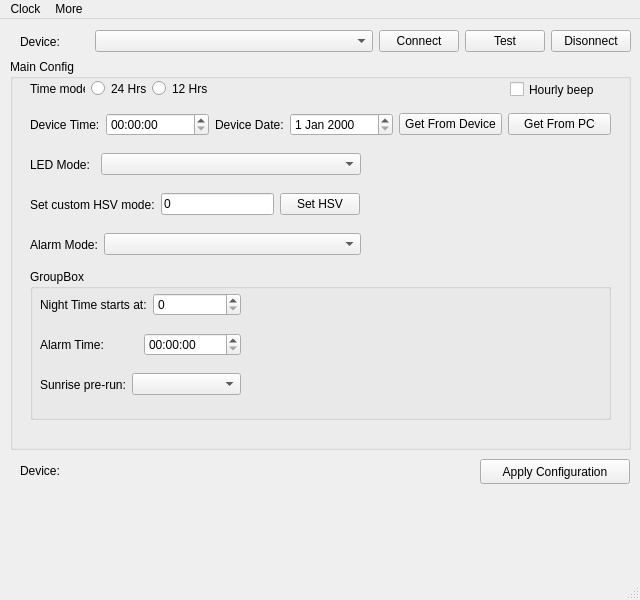
<?xml version="1.0" encoding="UTF-8"?>
<ui version="4.0">
 <class>MainWindow</class>
 <widget class="QMainWindow" name="MainWindow">
  <property name="enabled">
   <bool>true</bool>
  </property>
  <property name="geometry">
   <rect>
    <x>0</x>
    <y>0</y>
    <width>640</width>
    <height>600</height>
   </rect>
  </property>
  <property name="windowTitle">
   <string>cuteClock Manager</string>
  </property>
  <widget class="QWidget" name="centralwidget">
   <widget class="QGroupBox" name="mainConfig">
    <property name="geometry">
     <rect>
      <x>10</x>
      <y>40</y>
      <width>621</width>
      <height>391</height>
     </rect>
    </property>
    <property name="title">
     <string>Main Config</string>
    </property>
    <widget class="QGroupBox" name="groupBox">
     <property name="geometry">
      <rect>
       <x>20</x>
       <y>210</y>
       <width>581</width>
       <height>151</height>
      </rect>
     </property>
     <property name="title">
      <string>GroupBox</string>
     </property>
     <widget class="QWidget" name="layoutWidget_2">
      <property name="geometry">
       <rect>
        <x>10</x>
        <y>100</y>
        <width>201</width>
        <height>31</height>
       </rect>
      </property>
      <layout class="QHBoxLayout" name="horizontalLayout_9" stretch="20,80">
       <item>
        <widget class="QLabel" name="label_sunriseprerun">
         <property name="text">
          <string>Sunrise pre-run:</string>
         </property>
        </widget>
       </item>
       <item>
        <widget class="QComboBox" name="comboBox_sunriseprerun"/>
       </item>
      </layout>
     </widget>
     <widget class="QWidget" name="layoutWidget">
      <property name="geometry">
       <rect>
        <x>10</x>
        <y>20</y>
        <width>201</width>
        <height>31</height>
       </rect>
      </property>
      <layout class="QHBoxLayout" name="horizontalLayout_7">
       <item>
        <widget class="QLabel" name="label_devnighttime">
         <property name="text">
          <string>Night Time starts at:</string>
         </property>
        </widget>
       </item>
       <item>
        <widget class="QSpinBox" name="spinBox"/>
       </item>
      </layout>
     </widget>
     <widget class="QWidget" name="layoutWidget">
      <property name="geometry">
       <rect>
        <x>10</x>
        <y>60</y>
        <width>201</width>
        <height>31</height>
       </rect>
      </property>
      <layout class="QHBoxLayout" name="horizontalLayout_8">
       <item>
        <widget class="QLabel" name="label_alarmtime">
         <property name="text">
          <string>Alarm Time:</string>
         </property>
        </widget>
       </item>
       <item>
        <widget class="QTimeEdit" name="timeEdit_2"/>
       </item>
      </layout>
     </widget>
    </widget>
    <widget class="QCheckBox" name="checkBox">
     <property name="geometry">
      <rect>
       <x>500</x>
       <y>20</y>
       <width>101</width>
       <height>21</height>
      </rect>
     </property>
     <property name="text">
      <string>Hourly beep</string>
     </property>
    </widget>
    <widget class="QWidget" name="layoutWidget">
     <property name="geometry">
      <rect>
       <x>20</x>
       <y>170</y>
       <width>331</width>
       <height>31</height>
      </rect>
     </property>
     <layout class="QHBoxLayout" name="horizontalLayout_6" stretch="20,80">
      <item>
       <widget class="QLabel" name="label_alarmMode">
        <property name="text">
         <string>Alarm Mode:</string>
        </property>
       </widget>
      </item>
      <item>
       <widget class="QComboBox" name="comboBox_alarmmode"/>
      </item>
     </layout>
    </widget>
    <widget class="QWidget" name="layoutWidget">
     <property name="geometry">
      <rect>
       <x>20</x>
       <y>20</y>
       <width>177</width>
       <height>19</height>
      </rect>
     </property>
     <layout class="QHBoxLayout" name="horizontalLayout">
      <item>
       <widget class="QLabel" name="label_time_mode">
        <property name="text">
         <string>Time mode:</string>
        </property>
       </widget>
      </item>
      <item>
       <widget class="QRadioButton" name="radio_time_mode_24">
        <property name="text">
         <string>24 Hrs</string>
        </property>
       </widget>
      </item>
      <item>
       <widget class="QRadioButton" name="radio_time_mode_12">
        <property name="text">
         <string>12 Hrs</string>
        </property>
       </widget>
      </item>
     </layout>
    </widget>
    <widget class="QWidget" name="layoutWidget">
     <property name="geometry">
      <rect>
       <x>20</x>
       <y>90</y>
       <width>331</width>
       <height>31</height>
      </rect>
     </property>
     <layout class="QHBoxLayout" name="horizontalLayout_2" stretch="20,80">
      <item>
       <widget class="QLabel" name="label_ledMode">
        <property name="text">
         <string>LED Mode:</string>
        </property>
       </widget>
      </item>
      <item>
       <widget class="QComboBox" name="comboBox_ledmode"/>
      </item>
     </layout>
    </widget>
    <widget class="QWidget" name="layoutWidget">
     <property name="geometry">
      <rect>
       <x>20</x>
       <y>50</y>
       <width>581</width>
       <height>31</height>
      </rect>
     </property>
     <layout class="QHBoxLayout" name="horizontalLayout_3" stretch="10,20,10,20,20,20">
      <item>
       <widget class="QLabel" name="label_devtime">
        <property name="text">
         <string>Device Time:</string>
        </property>
       </widget>
      </item>
      <item>
       <widget class="QTimeEdit" name="timeEdit"/>
      </item>
      <item>
       <widget class="QLabel" name="label_devdate">
        <property name="text">
         <string>Device Date:</string>
        </property>
       </widget>
      </item>
      <item>
       <widget class="QDateEdit" name="dateEdit"/>
      </item>
      <item>
       <widget class="QPushButton" name="button_getFromDevice">
        <property name="text">
         <string>Get From Device</string>
        </property>
       </widget>
      </item>
      <item>
       <widget class="QPushButton" name="button_getFromPc">
        <property name="text">
         <string>Get From PC</string>
        </property>
       </widget>
      </item>
     </layout>
    </widget>
    <widget class="QWidget" name="layoutWidget">
     <property name="geometry">
      <rect>
       <x>20</x>
       <y>130</y>
       <width>330</width>
       <height>31</height>
      </rect>
     </property>
     <layout class="QHBoxLayout" name="horizontalLayout_5">
      <item>
       <widget class="QLabel" name="label_sethsv">
        <property name="text">
         <string>Set custom HSV mode:</string>
        </property>
       </widget>
      </item>
      <item>
       <widget class="QLineEdit" name="lineEditHsv">
        <property name="text">
         <string>0</string>
        </property>
       </widget>
      </item>
      <item>
       <widget class="QPushButton" name="buttonCustomHsv">
        <property name="text">
         <string>Set HSV</string>
        </property>
       </widget>
      </item>
     </layout>
    </widget>
   </widget>
   <widget class="QLabel" name="deviceInfo">
    <property name="geometry">
     <rect>
      <x>20</x>
      <y>440</y>
      <width>204</width>
      <height>23</height>
     </rect>
    </property>
    <property name="text">
     <string>Device:</string>
    </property>
   </widget>
   <widget class="QPushButton" name="button_apply">
        <property name="text">
         <string>Apply Configuration</string>
        </property>
        <property name="geometry">
     <rect>
      <x>480</x>
      <y>440</y>
      <width>150</width>
      <height>25</height>
     </rect>
    </property>
       </widget>
   <widget class="QWidget" name="layoutWidget">
    <property name="geometry">
     <rect>
      <x>20</x>
      <y>10</y>
      <width>611</width>
      <height>25</height>
     </rect>
    </property>
    <layout class="QHBoxLayout" name="horizontalLayout_4" stretch="10,40,10,0,10">
     <item>
      <widget class="QLabel" name="label">
       <property name="text">
        <string>Device:</string>
       </property>
      </widget>
     </item>
     <item>
      <widget class="QComboBox" name="comboBox"/>
     </item>
     <item>
      <widget class="QPushButton" name="buttonConnect">
       <property name="text">
        <string>Connect</string>
       </property>
      </widget>
     </item>
     <item>
      <widget class="QPushButton" name="buttonTest">
       <property name="text">
        <string>Test</string>
       </property>
      </widget>
     </item>
     <item>
      <widget class="QPushButton" name="buttonDisconnet">
       <property name="text">
        <string>Disonnect</string>
       </property>
      </widget>
     </item>
    </layout>
   </widget>
  </widget>
  <widget class="QMenuBar" name="menubar">
   <property name="geometry">
    <rect>
     <x>0</x>
     <y>0</y>
     <width>640</width>
     <height>21</height>
    </rect>
   </property>
   <widget class="QMenu" name="menuClock">
    <property name="title">
     <string>Clock</string>
    </property>
    <addaction name="actionSave_custom_config"/>
    <addaction name="actionLoad_custom_config"/>
    <addaction name="actionExit"/>
   </widget>
   <widget class="QMenu" name="menuAbout">
    <property name="title">
     <string>More</string>
    </property>
    <addaction name="actionDebug_monitor"/>
    <addaction name="actionAbout_cuteClockManager"/>
   </widget>
   <addaction name="menuClock"/>
   <addaction name="menuAbout"/>
  </widget>
  <widget class="QStatusBar" name="statusbar"/>
  <action name="actionSave_custom_config">
   <property name="text">
    <string>Save custom config...</string>
   </property>
  </action>
  <action name="actionLoad_custom_config">
   <property name="text">
    <string>Load custom config...</string>
   </property>
  </action>
  <action name="actionExit">
   <property name="text">
    <string>Exit</string>
   </property>
  </action>
  <action name="actionAbout_cuteClockManager">
   <property name="text">
    <string>About cuteClockManager</string>
   </property>
  </action>
  <action name="actionDebug_monitor">
   <property name="text">
    <string>Debug monitor</string>
   </property>
  </action>
 </widget>
 <resources/>
 <connections/>
</ui>
